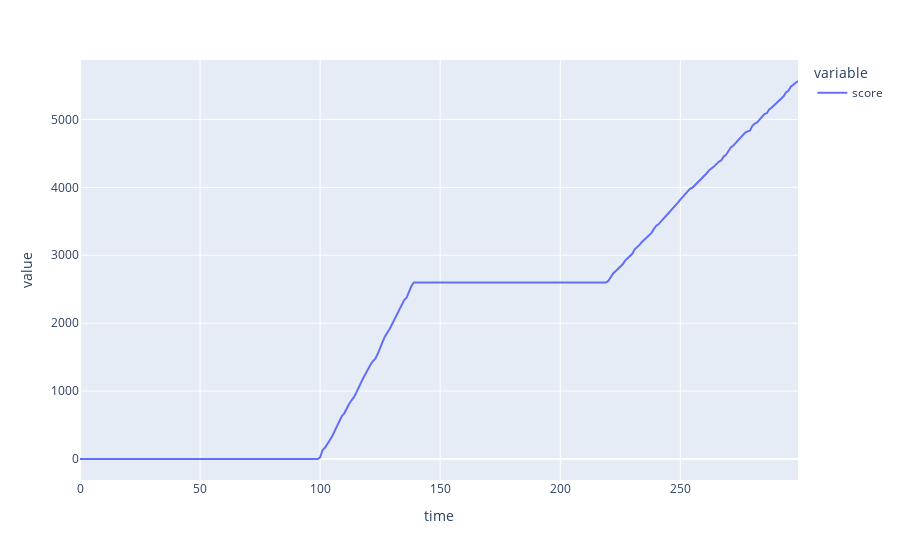

The notebook cell saved with this chart:
### Code cell
px.line(capa_scores)

### Figure 1 — Plotly figure (JSON) as saved in the notebook; plotly's stock layout.template omitted (floating-point values rounded to 4 significant figures; data arrays with more than 128 entries replaced by an {"elided": "..."} marker saying what was removed)
{"data": [{"hovertemplate": "variable=score<br>time=%{x}<br>value=%{y}<extra></extra>", "legendgroup": "score", "line": {"color": "#636efa", "dash": "solid"}, "marker": {"symbol": "circle"}, "mode": "lines", "name": "score", "orientation": "v", "showlegend": true, "type": "scatter", "x": {"elided": "300 int values"}, "xaxis": "x", "y": {"elided": "300 float values"}, "yaxis": "y"}], "layout": {"legend": {"title": {"text": "variable"}, "tracegroupgap": 0}, "margin": {"t": 60}, "xaxis": {"anchor": "y", "domain": [0, 1], "title": {"text": "time"}}, "yaxis": {"anchor": "x", "domain": [0, 1], "title": {"text": "value"}}}}
